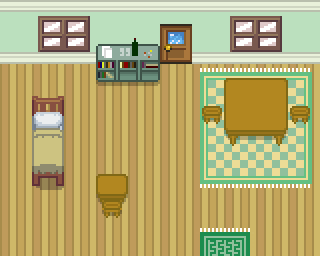

This is a level from a 2D game, rendered from its Tiled map with the project's own tilesets. A one-line summary and the map file follow, with tile-layer data summarised:
An orthogonal 10x8 tile map with 32x32 px tiles, 4 tile layers (Tile Layer 2, Tile Layer 3, Tile Layer 4, Above player), 4 tilesets and 14 objects (8x event, 6x collision).

<map version="1.10" tiledversion="git" orientation="orthogonal" renderorder="right-down" compressionlevel="0" width="10" height="8" tilewidth="32" tileheight="32" infinite="0" nextlayerid="8" nextobjectid="74">
 <properties>
  <property name="edges" value="clamped" />
  <property name="inside" type="bool" value="true" />
  <property name="scenario" value="spyder" />
  <property name="slug" value="cotton_house2" />
  <property name="map_type" value="notype" />
 </properties>
 <tileset firstgid="1" source="../gfx/tilesets/core_indoor_walls.tsx" />
 <tileset firstgid="3865" source="../gfx/tilesets/core_indoor_floors.tsx" />
 <tileset firstgid="7729" source="../gfx/tilesets/core_set pieces.tsx" />
 <tileset firstgid="9279" source="../gfx/tilesets/core_buildings.tsx" />
 <layer id="2" name="Tile Layer 2" width="10" height="8">
  <data>[80 cells, 80 non-empty, 3 distinct tile ids]</data>
 </layer>
 <layer id="3" name="Tile Layer 3" width="10" height="8">
  <data>[80 cells, 30 non-empty, 19 distinct tile ids]</data>
 </layer>
 <layer id="7" name="Tile Layer 4" width="10" height="8">
  <data>[80 cells, 16 non-empty, 16 distinct tile ids]</data>
 </layer>
 <layer id="4" name="Above player" width="10" height="8">
  <data>[80 cells, 0 non-empty, 0 distinct tile ids]</data>
 </layer>
 <objectgroup color="#ff0000" id="5" name="Collisions">
  <object id="59" type="collision" x="0" y="0" width="160" height="64" />
  <object id="61" type="collision" x="224" y="64" width="64" height="64" />
  <object id="62" type="collision" x="32" y="96" width="32" height="96" />
  <object id="63" type="collision" x="96" y="160" width="32" height="32" />
  <object id="72" type="collision" x="192" y="0" width="128" height="64" />
  <object id="73" type="collision" x="160" y="0" width="32" height="32" />
 </objectgroup>
 <objectgroup color="#ffff00" id="6" name="Events">
  <object id="64" name="Create Picnicker" type="event" x="128" y="64" width="32" height="32">
   <properties>
    <property name="act1" value="create_npc spyder_cottonhouse2_neva,3,2" />
    <property name="act2" value="char_face spyder_cottonhouse2_neva,up" />
    <property name="cond1" value="not char_exists spyder_cottonhouse2_neva" />
   </properties>
  </object>
  <object id="65" name="Talk Picnicker" type="event" x="160" y="64" width="32" height="32">
   <properties>
    <property name="act1" value="translated_dialog spyder_cottonhouse2_magician" />
    <property name="behav1" value="talk spyder_cottonhouse2_neva" />
   </properties>
  </object>
  <object id="66" name="Create Catgirl" type="event" x="96" y="192" width="32" height="32">
   <properties>
    <property name="act1" value="create_npc spyder_cottonhouse2_sidney,0,6" />
    <property name="act2" value="char_face spyder_cottonhouse2_sidney,up" />
    <property name="cond1" value="not char_exists spyder_cottonhouse2_sidney" />
   </properties>
  </object>
  <object id="67" name="Talk Catgirl" type="event" x="0" y="160" width="32" height="32">
   <properties>
    <property name="act1" value="translated_dialog spyder_cottonhouse2_catgirl" />
    <property name="behav1" value="talk spyder_cottonhouse2_sidney" />
   </properties>
  </object>
  <object id="68" name="Create Shopkeeper" type="event" x="288" y="96" width="32" height="32">
   <properties>
    <property name="act1" value="create_npc spyder_cottonhouse2_davis,9,3" />
    <property name="act2" value="char_face spyder_cottonhouse2_davis,left" />
    <property name="cond1" value="not char_exists spyder_cottonhouse2_davis" />
   </properties>
  </object>
  <object id="69" name="Talk Shopkeeper" type="event" x="256" y="160" width="32" height="32">
   <properties>
    <property name="act1" value="translated_dialog spyder_cottonhouse2_shopkeeper" />
    <property name="behav1" value="talk spyder_cottonhouse2_davis" />
   </properties>
  </object>
  <object id="70" name="Go outside" type="event" x="192" y="224" width="64" height="32">
   <properties>
    <property name="act1" value="transition_teleport player,spyder_cotton_town.tmx,25,9,0.3" />
    <property name="act2" value="char_face player,down" />
    <property name="cond1" value="is char_at player" />
    <property name="cond2" value="is char_facing player,down" />
   </properties>
  </object>
  <object id="71" name="Go outside" type="event" x="160" y="32" width="32" height="32">
   <properties>
    <property name="act1" value="transition_teleport player,spyder_cotton_town.tmx,27,5,0.3" />
    <property name="act2" value="char_face player,up" />
    <property name="cond1" value="is char_at player" />
    <property name="cond2" value="is char_facing player,up" />
   </properties>
  </object>
 </objectgroup>
</map>
